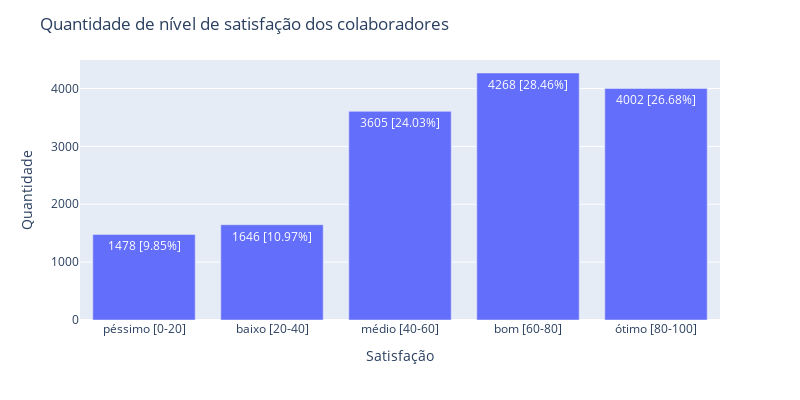

The code cell stored with this chart in its notebook:
### Markdown cell above
Para melhorar a nossa compreensão sobre os dados, eu decidi separar as avaliações em grupos, dessa forma teremos uma ideia mais clara de como os dados estão dispostos:
* **Péssimo**: Avaliações entre: 0 e 0.2;
* **Baixo**: Entre 0.2 e 0.4;
* **Médio**: Entre 0.4 e 0.6;
* **Bom**: Entre 0.6 e 0.8;
* **Ótimo**: Entre 0.8 e 1.

### Code cell
exibeBarplot(df_ind, 'nivel_satisfacao_bins', title='Quantidade de nível de satisfação dos colaboradores', xlabel='Satisfação', ylabel='Quantidade')

### Figure 1 — Plotly figure (JSON) as saved in the notebook; plotly's stock layout.template omitted (floating-point values rounded to 4 significant figures)
{"data": [{"alignmentgroup": "True", "hovertemplate": "x=%{x}<br>y=%{y}<br>text=%{text}<extra></extra>", "legendgroup": "", "marker": {"color": "#636efa", "pattern": {"shape": ""}}, "name": "", "offsetgroup": "", "orientation": "v", "showlegend": false, "text": ["1478 [9.85%]", "1646 [10.97%]", "3605 [24.03%]", "4268 [28.46%]", "4002 [26.68%]"], "textposition": "auto", "type": "bar", "x": ["péssimo [0-20]", "baixo [20-40]", "médio [40-60]", "bom [60-80]", "ótimo [80-100]"], "xaxis": "x", "y": [1478, 1646, 3605, 4268, 4002], "yaxis": "y"}], "layout": {"autosize": false, "barmode": "relative", "height": 400, "legend": {"tracegroupgap": 0}, "margin": {"t": 60}, "title": {"text": "<span>Quantidade de nível de satisfação dos colaboradores</span>"}, "width": 800, "xaxis": {"anchor": "y", "domain": [0, 1], "title": {"text": "<span>Satisfação</span>"}}, "yaxis": {"anchor": "x", "domain": [0, 1], "title": {"text": "<span>Quantidade</span>"}}}}
